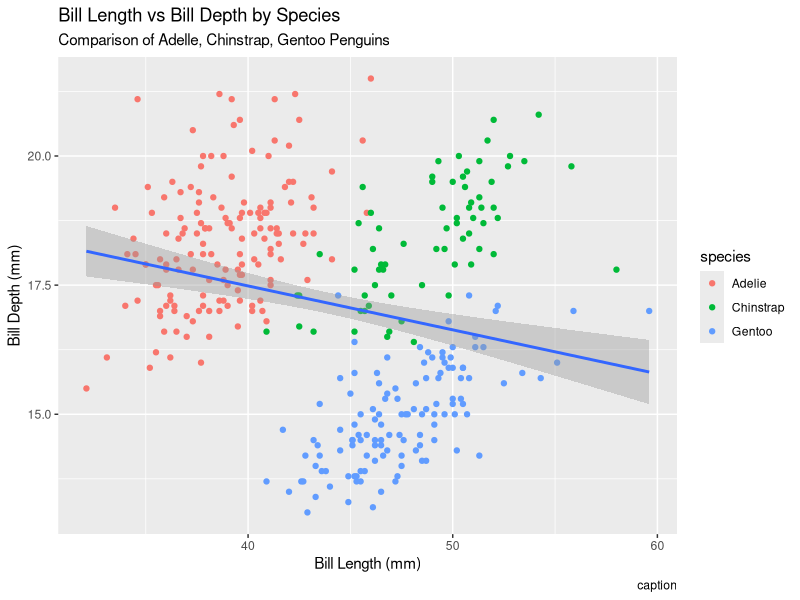

The R script that drew this image:
library(ggplot2)
library(palmerpenguins)#can be done by checking them in the packages tab
ggplot(data = penguins, mapping = aes(x = bill_length_mm,
                                       y = bill_depth_mm))+
  geom_point(na.rm = TRUE, mapping = aes(color = species))+
  geom_smooth(method = "lm")+
  labs(title = "Bill Length vs Bill Depth by Species",
       subtitle = "Comparison of Adelle, Chinstrap, Gentoo Penguins",
       x = "Bill Length (mm)", y = "Bill Depth (mm)", 
       caption = "caption")

        